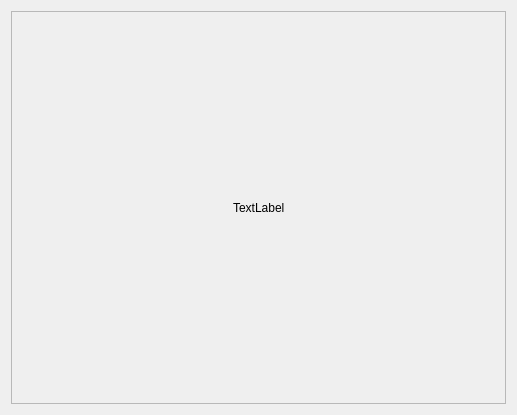
<?xml version="1.0" encoding="UTF-8"?>
<ui version="4.0">
 <class>TabPage</class>
 <widget class="QWidget" name="TabPage">
  <property name="geometry">
   <rect>
    <x>0</x>
    <y>0</y>
    <width>517</width>
    <height>415</height>
   </rect>
  </property>
  <property name="sizePolicy">
   <sizepolicy hsizetype="Expanding" vsizetype="Expanding">
    <horstretch>0</horstretch>
    <verstretch>0</verstretch>
   </sizepolicy>
  </property>
  <property name="windowTitle">
   <string>Image</string>
  </property>
  <layout class="QVBoxLayout" name="verticalLayout">
   <item>
    <widget class="QScrollArea" name="scrollArea">
     <property name="autoFillBackground">
      <bool>false</bool>
     </property>
     <property name="widgetResizable">
      <bool>true</bool>
     </property>
     <property name="alignment">
      <set>Qt::AlignCenter</set>
     </property>
     <widget class="QWidget" name="scrollAreaWidgetContents">
      <property name="geometry">
       <rect>
        <x>0</x>
        <y>0</y>
        <width>497</width>
        <height>395</height>
       </rect>
      </property>
      <layout class="QHBoxLayout" name="horizontalLayout_2">
       <property name="sizeConstraint">
        <enum>QLayout::SetMinAndMaxSize</enum>
       </property>
       <item>
        <layout class="QVBoxLayout" name="verticalLayout_2">
         <property name="sizeConstraint">
          <enum>QLayout::SetMinimumSize</enum>
         </property>
         <item>
          <spacer name="verticalSpacer">
           <property name="orientation">
            <enum>Qt::Vertical</enum>
           </property>
           <property name="sizeHint" stdset="0">
            <size>
             <width>20</width>
             <height>40</height>
            </size>
           </property>
          </spacer>
         </item>
         <item>
          <layout class="QHBoxLayout" name="horizontalLayout">
           <property name="sizeConstraint">
            <enum>QLayout::SetMinimumSize</enum>
           </property>
           <item>
            <spacer name="horizontalSpacer">
             <property name="orientation">
              <enum>Qt::Horizontal</enum>
             </property>
             <property name="sizeHint" stdset="0">
              <size>
               <width>40</width>
               <height>20</height>
              </size>
             </property>
            </spacer>
           </item>
           <item>
            <widget class="QLabel" name="label">
             <property name="sizePolicy">
              <sizepolicy hsizetype="Preferred" vsizetype="Preferred">
               <horstretch>0</horstretch>
               <verstretch>0</verstretch>
              </sizepolicy>
             </property>
             <property name="text">
              <string>TextLabel</string>
             </property>
             <property name="scaledContents">
              <bool>true</bool>
             </property>
            </widget>
           </item>
           <item>
            <spacer name="horizontalSpacer_2">
             <property name="orientation">
              <enum>Qt::Horizontal</enum>
             </property>
             <property name="sizeHint" stdset="0">
              <size>
               <width>40</width>
               <height>20</height>
              </size>
             </property>
            </spacer>
           </item>
          </layout>
         </item>
         <item>
          <spacer name="verticalSpacer_2">
           <property name="orientation">
            <enum>Qt::Vertical</enum>
           </property>
           <property name="sizeHint" stdset="0">
            <size>
             <width>20</width>
             <height>40</height>
            </size>
           </property>
          </spacer>
         </item>
        </layout>
       </item>
      </layout>
     </widget>
    </widget>
   </item>
  </layout>
 </widget>
 <resources>
  <include location="resources.qrc"/>
 </resources>
 <connections/>
</ui>
